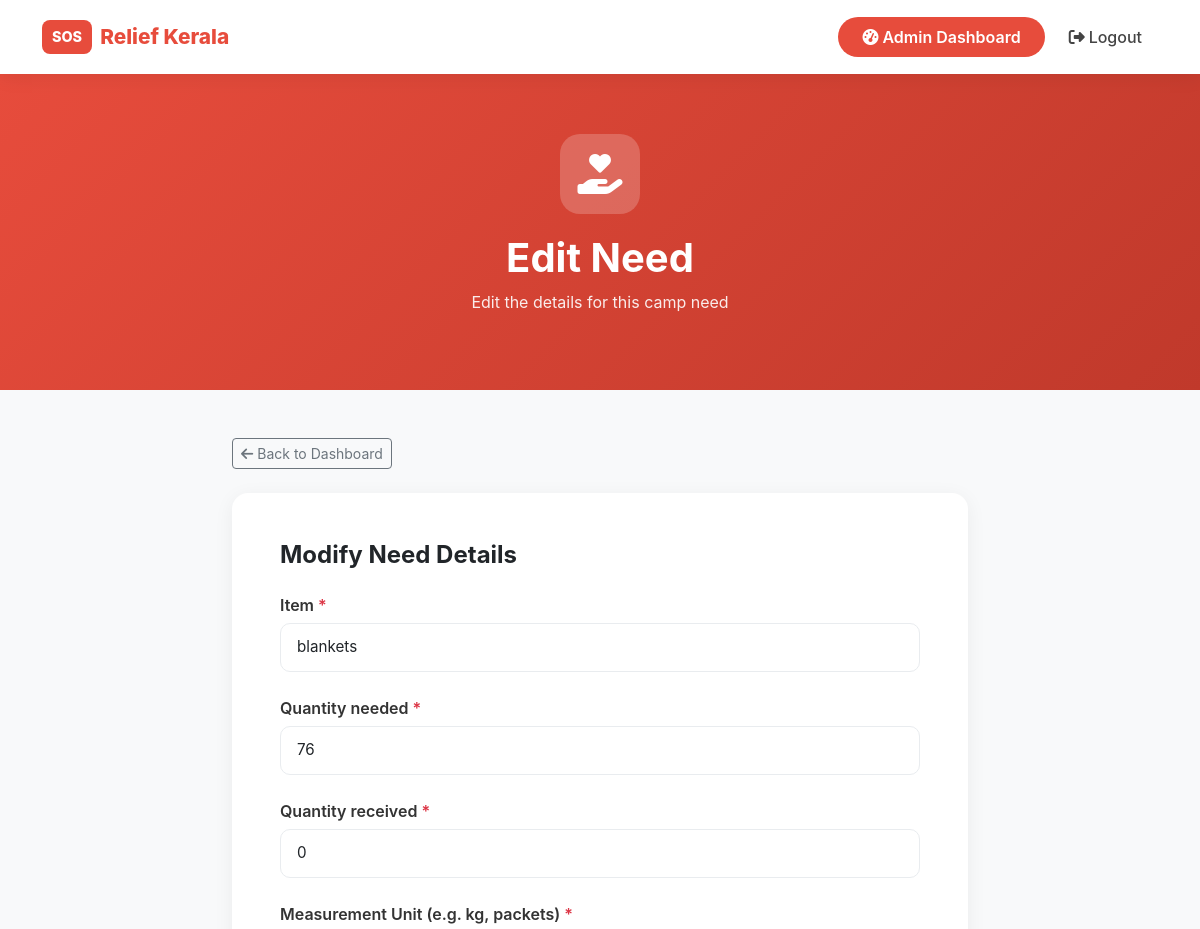
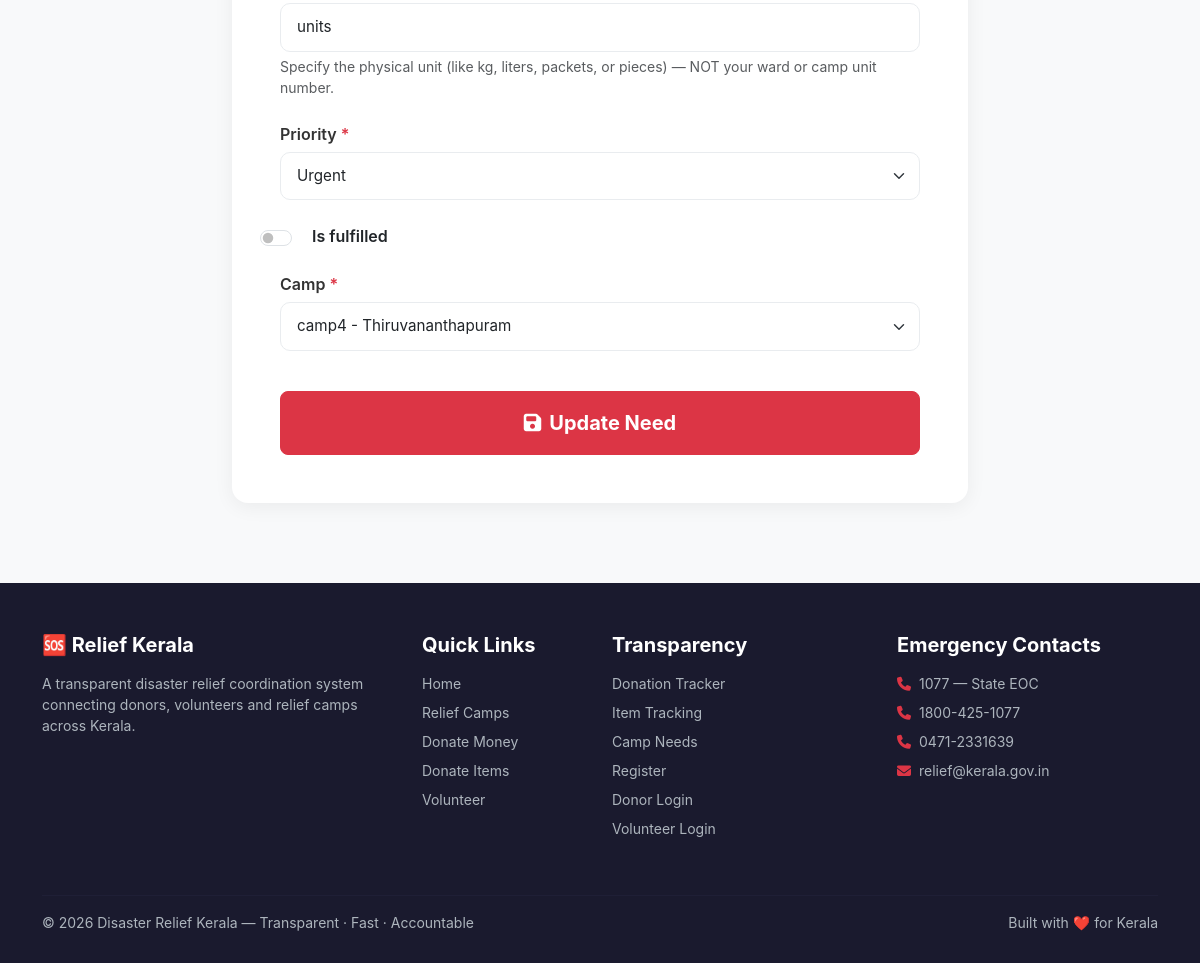
Screenshot of /camps/need/8/edit/ (signed in) with the database file from the repository (2 pictures, top to bottom).
### camps/models.py (models this page shows, shortened)
class Need(models.Model):
    PRIORITY_CHOICES = [
        ('urgent', 'Urgent'),
        ('normal', 'Normal'),
        ('low',    'Low'),
    ]
    STATUS_CHOICES = [
        ('pending',  'Pending Panchayath Verification'),
        ('verified', 'Verified'),
        ('rejected', 'Rejected'),
    ]
    camp                      = models.ForeignKey(Camp, on_delete=models.CASCADE, related_name='needs')
    status                    = models.CharField(max_length=20, choices=STATUS_CHOICES, default='verified')
    verified_by_panchayath    = models.BooleanField(default=False)
    verified_by_field_officer = models.BooleanField(default=False)
    item                      = models.CharField(max_length=200)
    quantity_needed           = models.PositiveIntegerField()
    quantity_received         = models.PositiveIntegerField(default=0)
    unit                      = models.CharField(max_length=50, default='units')
    priority                  = models.CharField(max_length=10, choices=PRIORITY_CHOICES, default='normal')
    is_fulfilled              = models.BooleanField(default=False)

### camps/views.py (the view)
# urls.py: path('need/<int:pk>/edit/', views.edit_need, name='edit_need'),
@login_required
def edit_need(request, pk):
    need = get_object_or_404(Need, pk=pk)
    if request.user.role == 'camp_head':
        if need.camp != request.user.camp:
            messages.error(request, "You do not have permission to edit this need.")
            return redirect('camp_head_dashboard')
    elif request.user.role == 'admin':
        pass
    else:
        messages.error(request, "Access denied.")
        return redirect('home')
    is_admin = (request.user.role == 'admin')
    if request.method == 'POST':
        form = NeedForm(request.POST, instance=need, show_camp=is_admin)
        if form.is_valid():
            need = form.save(commit=False)
            if is_admin:
                need.camp = form.cleaned_data['camp']
                need.status = 'verified'
                need.verified_by_panchayath    = True
                need.verified_by_field_officer = True
            else:
                need.status = 'pending'
                need.verified_by_panchayath    = False
                need.verified_by_field_officer = False
            need.save()
            messages.success(request, f"Need '{need.item}' updated. Pending Field Officer verification.")
            return redirect('admin_dashboard' if is_admin else 'camp_head_dashboard')
    else:
        form = NeedForm(instance=need, show_camp=is_admin)
        if is_admin:
            form.fields['camp'].initial = need.camp
    return render(request, 'camps/need_form.html', {
        'form':  form,
        'title': 'Edit Need',
        'need':  need,
    })

### camps/models.py (called while the page is built)
    def __str__(self):
        return f"{self.name} - {self.district}"

### templates/camps/need_form.html (shortened to what this page needs)
{% extends 'base.html' %}
{% block content %}
<div style="background:linear-gradient(135deg,#e74c3c,#c0392b);padding:60px 0">
  <div class="container text-center text-white">
    <div style="background:rgba(255,255,255,0.2);width:80px;height:80px;border-radius:20px;display:flex;align-items:center;justify-content:center;margin:0 auto 20px">
      <i class="fas fa-hand-holding-heart" style="font-size:2.5rem"></i>
    </div>
    <h1 class="fw-bold">{{ title }}</h1>
    <p style="opacity:0.9">{% if need %}Edit the details for this camp need{% else %}Create a new need for your camp residents{% endif %}</p>
  </div>
</div>
<div class="container mt-5 mb-5">
  <div class="row justify-content-center">
    <div class="col-md-8">
      <div class="d-flex justify-content-between align-items-center mb-4">
        {% if user.role == 'admin' %}
        <a href="{% url 'admin_dashboard' %}" class="btn btn-outline-secondary btn-sm">
          <i class="fas fa-arrow-left me-1"></i>Back to Dashboard
        </a>
        {% else %}
        <a href="{% url 'camp_head_dashboard' %}" class="btn btn-outline-secondary btn-sm">
          <i class="fas fa-arrow-left me-1"></i>Back to Dashboard
        </a>
        {% endif %}
      </div>
      <div class="card border-0 shadow-sm">
        <div class="card-body p-5">
          <h4 class="fw-bold mb-4">{% if need %}Modify Need Details{% else %}Add Camp Need{% endif %}</h4>
          <form method="post" novalidate>
            {% for field in form %}
            <div class="mb-4">
              {% if field.field.widget.input_type == 'checkbox' %}
              <div class="form-check form-switch p-0 d-flex align-items-center gap-2">
                <div style="margin-left: 20px;">
                  {{ field }}
                </div>
                <label class="form-check-label fw-semibold ms-1" for="{{ field.id_for_label }}">
                  {{ field.label }}
                </label>
              </div>
              {% else %}
              <label class="form-label fw-semibold" for="{{ field.id_for_label }}">
                {{ field.label }} {% if field.field.required %}<span class="text-danger">*</span>{% endif %}
              </label>
              {{ field }}
              {% endif %}
              {% if field.help_text %}
              <div class="form-text text-muted small">{{ field.help_text }}</div>
              {% endif %}
            </div>
            {% endfor %}
            <button type="submit" class="btn btn-danger w-100 btn-lg fw-bold py-3 mt-3">
              <i class="fas fa-save me-2"></i>{% if need %}Update Need{% else %}Add Need{% endif %}
            </button>
          </form>
        </div>
      </div>
    </div>
  </div>
</div>
{% endblock %}

### templates/base.html (style rules this page uses)
* { font-family: -apple-system, BlinkMacSystemFont, 'Segoe UI', Roboto, sans-serif; }
body { background: #f8f9fa; }
.card { border: none !important; border-radius: 16px !important; box-shadow: 0 4px 20px rgba(0,0,0,0.06) !important; transition: transform 0.3s, box-shadow 0.3s; }
.form-control, .form-select { border-radius: 10px; border: 1.5px solid #e9ecef; padding: 12px 16px; font-size: 0.95rem; transition: border-color 0.2s; }
.form-label { font-weight: 600; color: #333; margin-bottom: 6px; }

### rows the page displays
Need: form "blankets" "76" "0" "units" "Urgent" "camp4 - Thiruvananthapuram"

### other values shown
{{ title }} "Edit Need"
{{ field.label }} "Item" "Quantity needed" "Quantity received" "Measurement Unit (e.g. kg, packets)" "Priority" "Camp"
{{ field.help_text }} "Specify the physical unit (like kg, liters, packets, or pieces) — NOT your ward or camp unit number."
{{ field.label }} "Is fulfilled"
